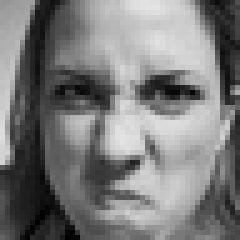
#> input picture Dataset7030/train/angry/25669.jpg, 48 x 48 px, found by its file name (shown 5 times larger); its folder holds only this picture in this run
$ python capturandoRostros2.py
#> lines starting #> are read from the running program, lines starting #| are printed output that depends on the picture
import cv2
import os
import imutils
import time

inicio= time.time()

#Emotions to Capture ----------------------------------------------------------------------------------------------------------
emotionName = 'angry'
# [7 lines of commented-out code are left out]
faceClassif = cv2.CascadeClassifier(cv2.data.haarcascades+'haarcascade_frontalface_default.xml')


# [9 lines of commented-out code are left out]
dataPath = "C:/Users/Paula/Downloads/INSTALADORES TESIS/FaceRecognition/Dataset2.0/7030/Validation"
#dataPath = "C:/Users/Paula/Downloads/INSTALADORES TESIS/FaceRecognition/Dataset2.0/7525/Validation"
#dataPath = "C:/Users/Paula/Downloads/INSTALADORES TESIS/FaceRecognition/Dataset2.0/7525/Validation"

input_images_path = dataPath + '/' + emotionName

files_names = os.listdir(input_images_path)
print(len(files_names))
print(files_names)

# [7 lines of commented-out code are left out]
dataOPath = "C:/Users/Paula/Downloads/INSTALADORES TESIS/EstuHaarCascade/100_1000"

output_images_path = dataOPath + '/' + emotionName

if not os.path.exists(output_images_path):
    os.makedirs(output_images_path)
    print("Directorio creado: ", output_images_path)
count = 0
fotos = 0


for file_name in files_names:
    image_path = input_images_path + "/" + file_name
    print(image_path)
    image = cv2.imread(image_path)
#> image is the input picture: shape (48, 48, 3); min 0, max 227, mean 123
    if image is None:continue
    image =	imutils.resize(image, width=640)
#> image: shape (640, 640, 3)
    gray = cv2.cvtColor(image, cv2.COLOR_BGR2GRAY)
    auxFrame = image.copy()
    faces = faceClassif.detectMultiScale(gray,
  		scaleFactor=1.1,
  		minNeighbors=5,
  		minSize=(100,100),
  		maxSize=(1000,1000))
#> faces = [[53, 46, 551, 551]]
    for (x,y,w,h) in faces:
    	cv2.rectangle(image, (x,y),(x+w,y+h),(0,255,0),2)
    	rostro = auxFrame[y:y+h,x:x+w]
    	rostro = cv2.resize(rostro,(224,224),interpolation=cv2.INTER_CUBIC)
    	cv2.imwrite(output_images_path + '/{}.jpg'.format(count),rostro)
    	count = count + 1
#> this loop made 1 pass
#> (x, y, w, h, count) on pass 1: (53, 46, 551, 551, 1)
#> pass 1, `rostro = auxFrame[y:y+h,x:x+w]`:
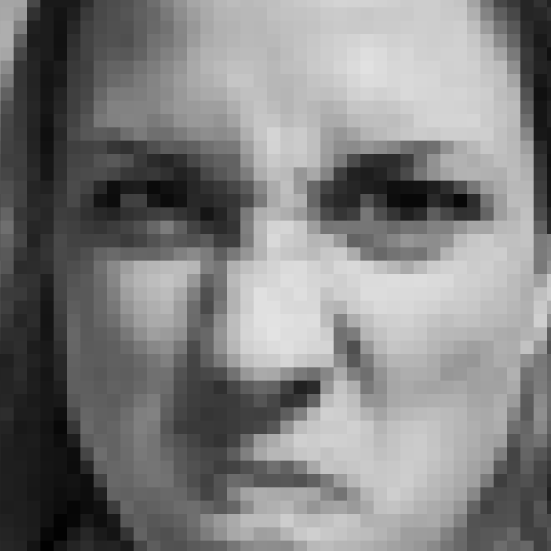
#> rostro: shape (551, 551, 3); min 1, max 227, mean 127.7
#> after the loop:
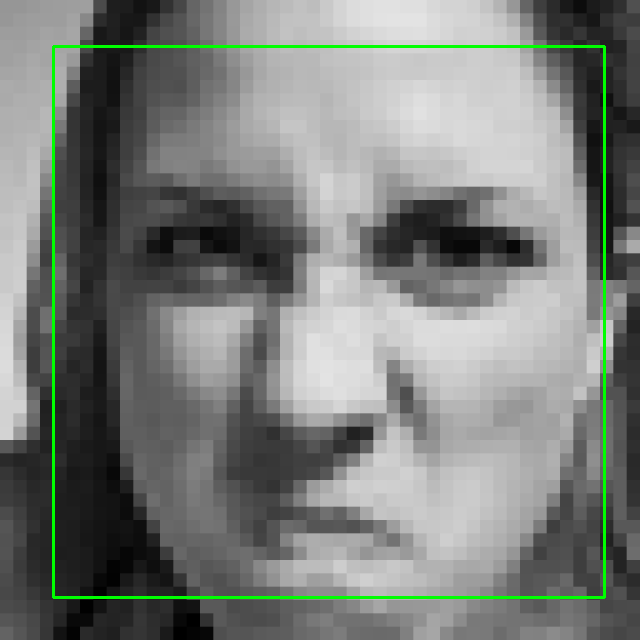
#> image: shape (640, 640, 3); mean B, G, R 121.4, 125.5, 121.4
#> after the loop, count = 1
    fotos +=1
    #cv2.imshow('frame',image)
fin=time.time()
print('fotos',fotos)
print(fin-inicio)
#Mostrar Imagen
#cv2.imshow('imagen',image)
cv2.waitKey(20)
"""
#Redimencionamiento proporcional
(high, width, channels) = image.shape
print('Alto={}, Ancho={}, Canales={}'.format(high, width, channels))
r= 200/width
dim = (200,int(high*r))
redimp = cv2.resize(image,dim)
#Mostrar Imagen
cv2.imshow('imagen',redimp)
cv2.waitKey(0)


image =	imutils.resize(image, width=640)
gray = cv2.cvtColor(image, cv2.COLOR_BGR2GRAY)
auxFrame = image.copy()
faces = faceClassif.detectMultiScale(gray,
  scaleFactor=1.1,
  minNeighbors=5,
  minSize=(30,30),
  maxSize=(800,800))

for (x,y,w,h) in faces:
	#cv2.rectangle(image, start_point, end_point, color, thickness)
	cv2.rectangle(image, (x,y),(x+w,y+h),(0,255,0),2)


#Mostrar Imagen
cv2.imshow('imagen',image)
cv2.waitKey(0)
"""

"""
gray = cv2.cvtColor(image, cv2.COLOR_BGR2GRAY)

faces = faceClassif.detectMultiScale(gray,
  scaleFactor=1.1,
  minNeighbors=5,
  minSize=(30,30),
  maxSize=(200,200))

for (x,y,w,h) in faces:
  cv2.rectangle(image,(x,y),(x+w,y+h),(0,255,0),2)

cv2.imshow('image',image)
cv2.waitKey(0)
cv2.destroyAllWindows()
"""

$ run again, on Dataset7030/train/angry/29604.jpg
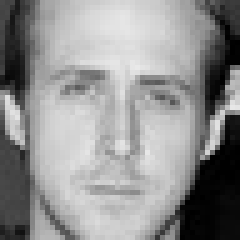
#> input picture Dataset7030/train/angry/29604.jpg, 48 x 48 px, found by its file name (shown 5 times larger)
#> image is the input picture: shape (48, 48, 3); min 0, max 233, mean 144.4
#> faces = [[60, 58, 519, 519]]
#> the loop `for (x,y,w,h) in faces:` made 1 pass
#> (x, y, w, h, count) on pass 1: (60, 58, 519, 519, 1)
#> pass 1, `rostro = auxFrame[y:y+h,x:x+w]`:
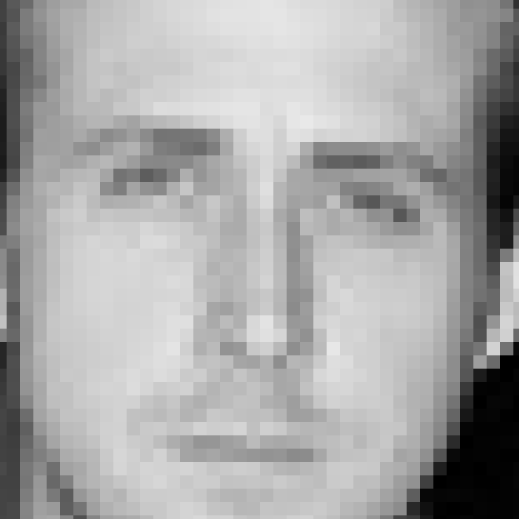
#> rostro: shape (519, 519, 3); min 0, max 233, mean 167.1
#> after the loop `for (x,y,w,h) in faces:`:
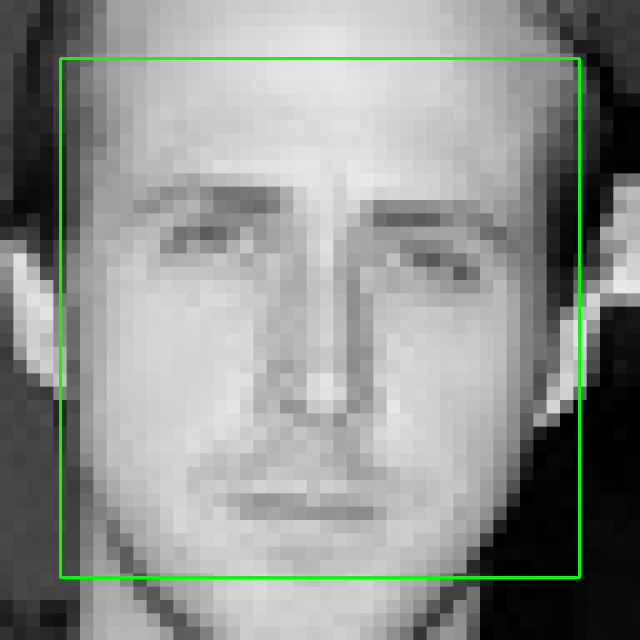
#> image: shape (640, 640, 3); mean B, G, R 142.7, 146.6, 142.7
#> after the loop `for (x,y,w,h) in faces:`: count = 1

$ run again, on Dataset7030/train/angry/34534.jpg
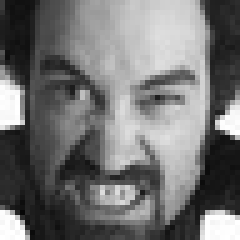
#> input picture Dataset7030/train/angry/34534.jpg, 48 x 48 px, found by its file name (shown 5 times larger)
#> image is the input picture: shape (48, 48, 3); min 6, max 255, mean 114.8
#> faces = [[60, 58, 533, 533]]
#> the loop `for (x,y,w,h) in faces:` made 1 pass
#> (x, y, w, h, count) on pass 1: (60, 58, 533, 533, 1)
#> pass 1, `rostro = auxFrame[y:y+h,x:x+w]`:
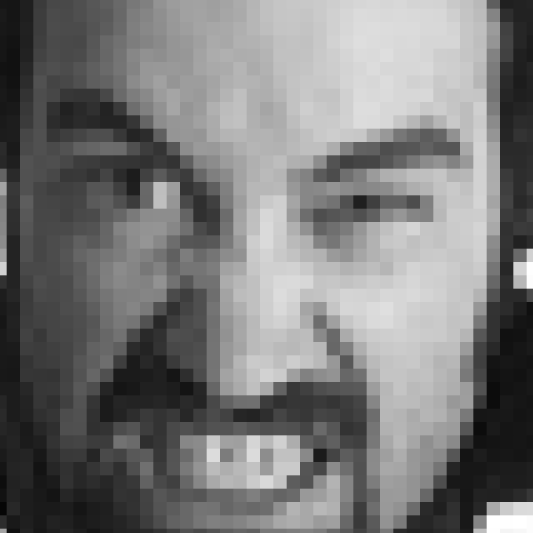
#> rostro: shape (533, 533, 3); min 6, max 255, mean 120.6
#> after the loop `for (x,y,w,h) in faces:`:
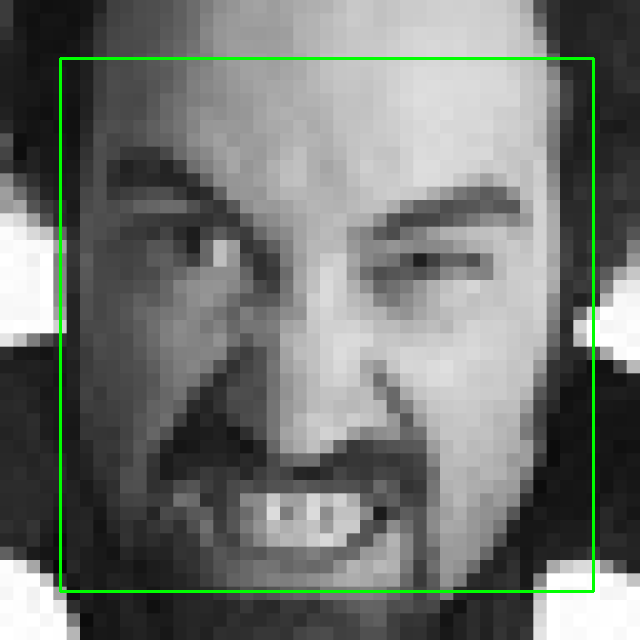
#> image: shape (640, 640, 3); mean B, G, R 113.4, 117.4, 113.4
#> after the loop `for (x,y,w,h) in faces:`: count = 1
